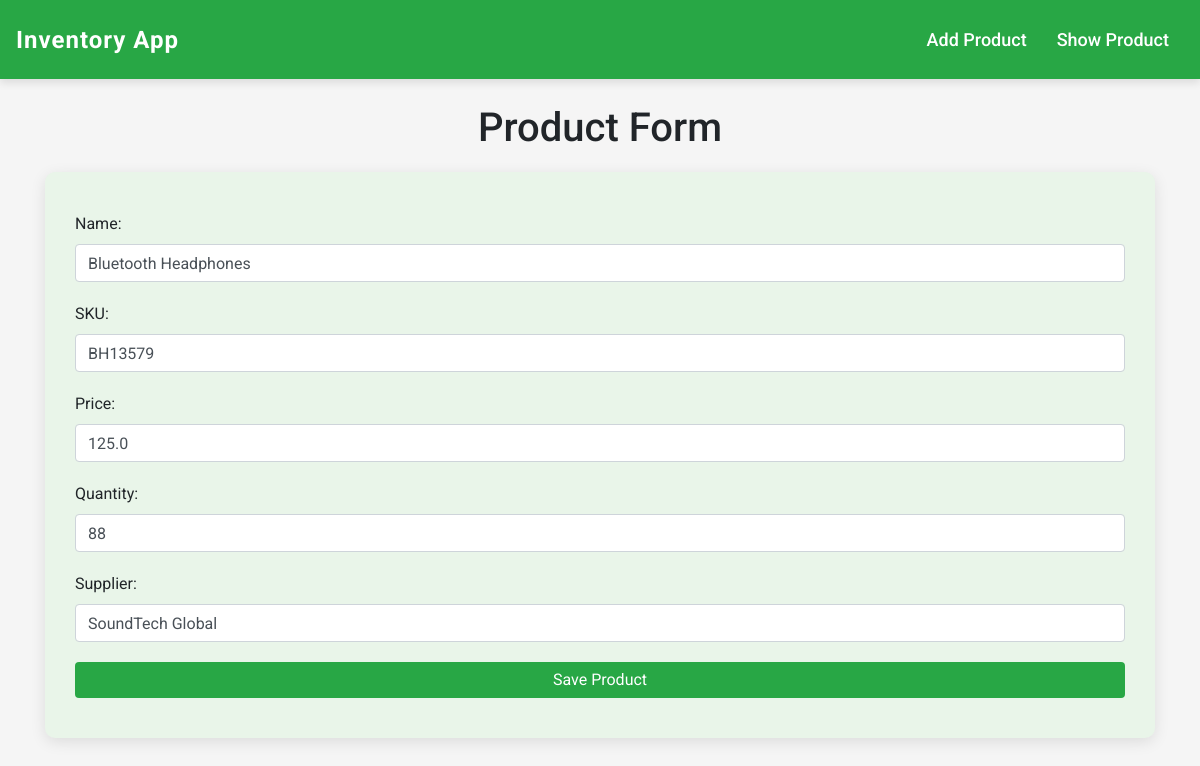
The app's page /update/5/ with its own data.
### invApp/models.py (models this page shows, shortened)
class Product(models.Model):
    product_id = models.AutoField(primary_key=True)
    name = models.CharField(max_length=100)
    sku = models.CharField(max_length=50, unique=True)
    price = models.FloatField()
    quantity = models.PositiveIntegerField(default=0)
    supplier = models.CharField(max_length=100)

### invApp/views.py (the view)
def product_update_view(request, product_id):
    product = Product.objects.get(product_id=product_id)
    form = ProductForm(instance=product)
    if request.method == "POST":
        form = ProductForm(request.POST, instance=product)
        if form.is_valid():
            form.save()
            return redirect("product_list")
    return render(request, 'invApp/product_form.html', {"form": form})

### invApp/forms.py
class ProductForm(forms.ModelForm):
    class Meta:
        model = Product
        fields = '__all__'
        labels = {
            "product_id": "Product ID",
            "name": "Name",
            "sku": "SKU",
            "price": "Price",
            "quantity": "Quantity",
            "supplier": "Supplier",
        }
        widgets = {
            "product_id": forms.NumberInput(
                attrs={'placeholder': 'e.g. 1', 'class': 'form-control'}),
            "name": forms.TextInput(
                attrs={'placeholder': 'e.g. shirt', 'class': 'form-control'}),
            "sku": forms.TextInput(
                attrs={'placeholder': 'e.g. S12345', 'class': 'form-control'}),
            "price": forms.NumberInput(
                attrs={'placeholder': 'e.g. 10.0', 'class': 'form-control'}),
            "quantity": forms.NumberInput(
                attrs={'placeholder': 'e.g. 5', 'class': 'form-control'}),
            "supplier": forms.TextInput(
                attrs={'placeholder': 'e.g. TechSource Ltd. ', 'class': 'form-control'}),
        }

### invApp/templates/invApp/product_form.html (shortened to what this page needs)
{% extends "invApp/layout.html" %}
{% block content %}
<h1 class="text-center mt-5">Product Form</h1>
<form method="POST" class="jumbotron" action="">
  {{form}}
  <button class="btn btn-custom btn-success btn-block" type="submit">Save Product</button>
</form>
{% endblock %}

### invApp/templates/invApp/layout.html (style rules this page uses)
body { font-family: 'Roboto', sans-serif; background-color: #f5f5f5; padding-top: 56px; }
.form-control { margin-bottom: 20px; }
.btn-custom { background-color: #28a745; color: white; border: none; transition: background-color 0.3s ease, transform 0.1s ease; }
.jumbotron { background-color: #e9f5e9; border-radius: 10px; padding: 40px 30px; margin-top: 20px; box-shadow: 0 4px 15px rgba(0, 0, 0, 0.1); }

### records on screen
Product: name "Bluetooth Headphones", sku "BH13579", price "125.0", quantity "88", supplier "SoundTech Global"
